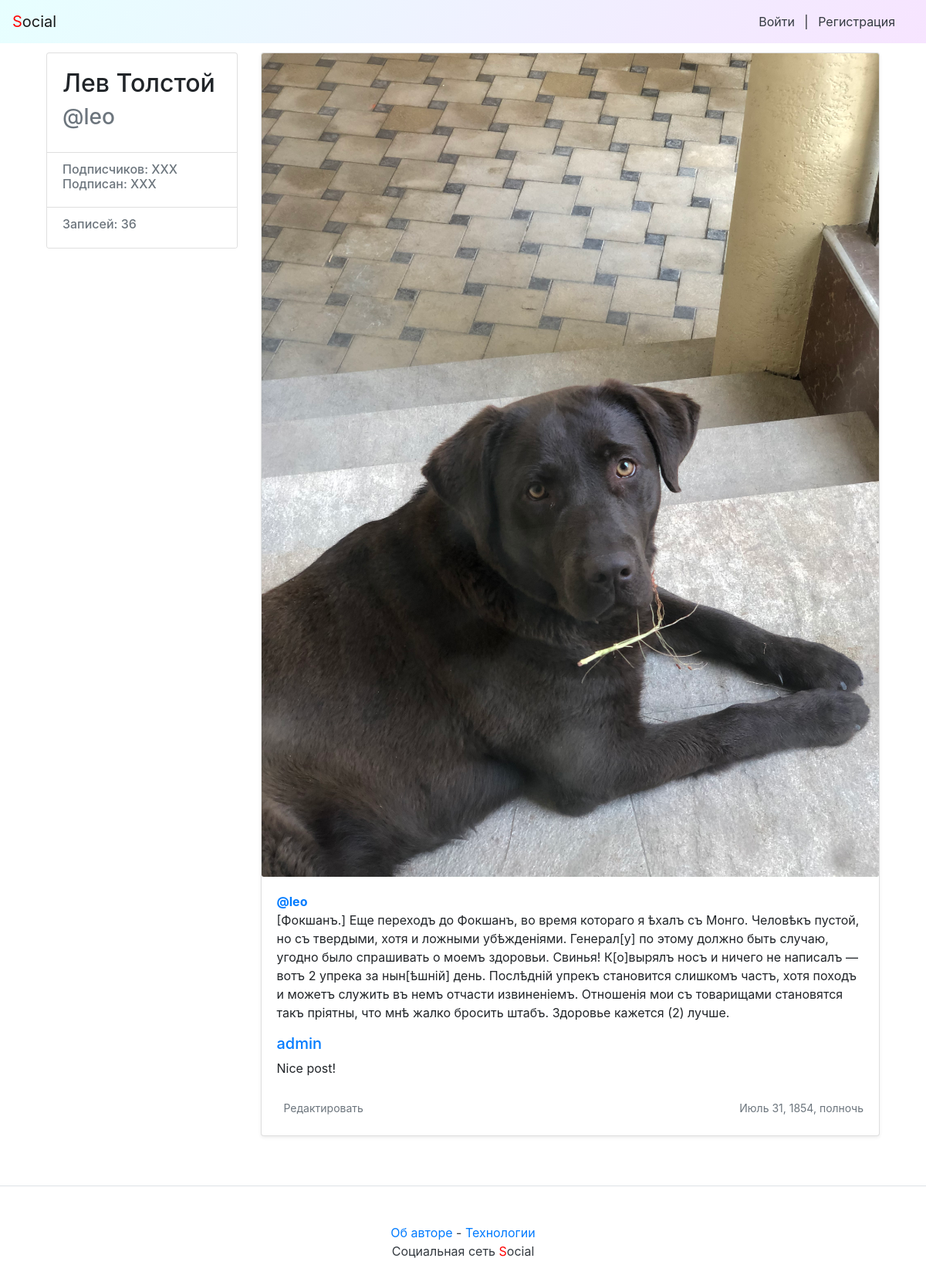
Page /leo/37/ on the committed database.
### posts/models.py (models this page shows, shortened)
class Post(models.Model):
    text = models.TextField()
    pub_date = models.DateTimeField('date published', auto_now_add=True)
    author = models.ForeignKey(User, on_delete=models.CASCADE, related_name='posts')
    group = models.ForeignKey('Group', on_delete=models.SET_NULL,
                              blank=True, null=True, related_name='posts')
    image = models.ImageField(upload_to='posts/', blank=True, null=True)
    class Meta:
        ordering = ["-pub_date"]

class Comment(models.Model):
    post = models.ForeignKey(Post, on_delete=models.CASCADE, related_name='comments')
    author = models.ForeignKey(User, on_delete=models.CASCADE, related_name='comments')
    text = models.TextField()
    created = models.DateTimeField(auto_now_add=True)

### posts/views.py (the view, shortened to what this page needs)
# urls.py: path('<str:username>/<int:post_id>/', views.post_view, name='post'),
def post_view(request, username, post_id):
    post = get_object_or_404(Post, pk=post_id)
    form = CommentForm(request.POST or None)
    context = {
        'post': post,
        'form': form,
        'items': post.comments.all(),
    }
    return render(request, 'posts/post.html', context)

### social/context_processors.py (called while the page is built)
def year(request):
    year = dt.datetime.now().year
    return {'year': year}

### posts/templates/posts/post.html (shortened to what this page needs)
{% extends 'base.html' %}
{% block content %}
<main role="main" class="container">
    <div class="row">
        <div class="col-md-3 mb-3 mt-1">
            <div class="card">
                <div class="card-body">
                    <div class="h2">
                        {{ post.author.get_full_name }}
                    </div>
                    <div class="h3 text-muted">
                        @{{ post.author }}
                    </div>
                </div>
                <ul class="list-group list-group-flush">
                    <li class="list-group-item">
                        <div class="h6 text-muted">
                            Подписчиков: XXX <br/>
                            Подписан: XXX
                        </div>
                    </li>
                    <li class="list-group-item">
                        <div class="h6 text-muted">
                            Записей: {{ post.author.posts.count }}
                        </div>
                    </li>
                </ul>
            </div>
        </div>
        <div class="col-md-9">
            <div class="card mb-3 mt-1 shadow-sm">
                {% load thumbnail %}
                {% thumbnail post.image "960x339" crop="center" upscale=True as im %}
                    <img class="card-img" src="{{ im.url }}">
                {% endthumbnail %}
                <div class="card-body">
                    <p class="card-text">
                        <a href="{% url 'profile' post.author %}"><strong class="d-block text-gray-dark">@{{ post.author.username }}</strong></a>
                        {{ post.text|linebreaksbr }}
                    </p>
                    {% include 'posts/comments.html' %}
                    <div class="d-flex justify-content-between align-items-center">
                        <div class="btn-group ">
                            <a class="btn btn-sm text-muted" href="{% url 'post_edit' post.author post.id %}" role="button">Редактировать</a>
                        </div>
                        <small class="text-muted">{{ post.pub_date }}</small>
                    </div>
                </div>
            </div>
        </div>
    </div>
</main>
{% endblock %}

### posts/templates/posts/comments.html (shortened to what this page needs)
{% load user_filters %}
{% for item in items %}
<div class="media mb-4">
<div class="media-body">
    <h5 class="mt-0">
    <a
        href="{% url 'profile' item.author.username %}"
        name="comment_{{ item.id }}"
        >{{ item.author.username }}</a>
    </h5>
    {{ item.text }}
</div>
</div>
{% endfor %}

### rows in the picture
Post: author.get_full_name "Лев Толстой", author "leo", author.posts.count "36", author.username "leo", text "[Фокшанъ.] Еще переходъ до Фокшанъ, во время котораго я ѣхалъ съ Монго. Человѣкъ пустой, но съ твердыми, хотя и ложными убѣжденіями. Генерал[у] по этому должно быть случаю, угодно было спрашивать о моемъ здоровьи. Свинья! К[о]вырялъ носъ и ничего не написалъ — вотъ 2 упрека за нын[ѣшній] день. Послѣдній упрекъ становится слишкомъ частъ, хотя походъ и можетъ служить въ немъ отчасти извиненіемъ. Отношенія мои съ товарищами становятся такъ пріятны, что мнѣ жалко бросить штабъ. Здоровье кажется (2) лучше.", pub_date "Июль 31, 1854, полночь"
Comment: author.username "admin", text "Nice post!"
